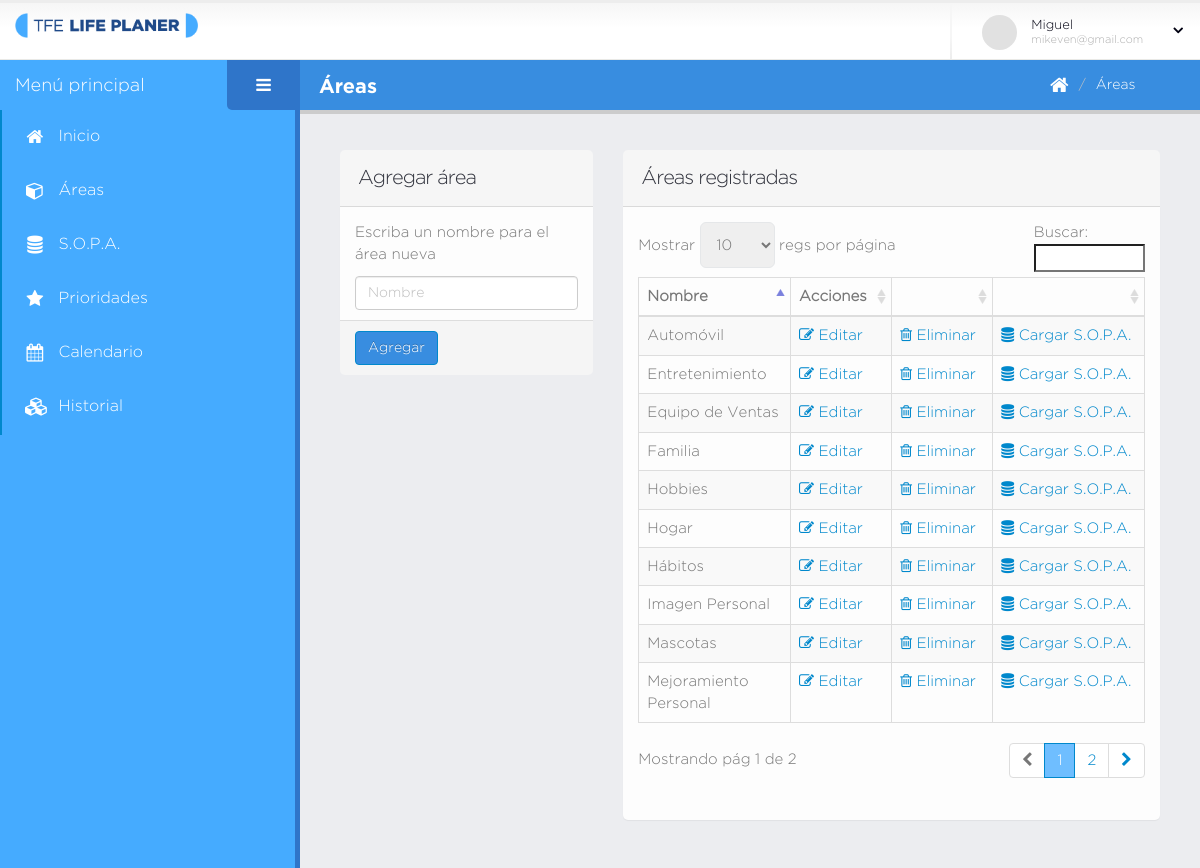
The app's page /areas.php (signed in), older data.
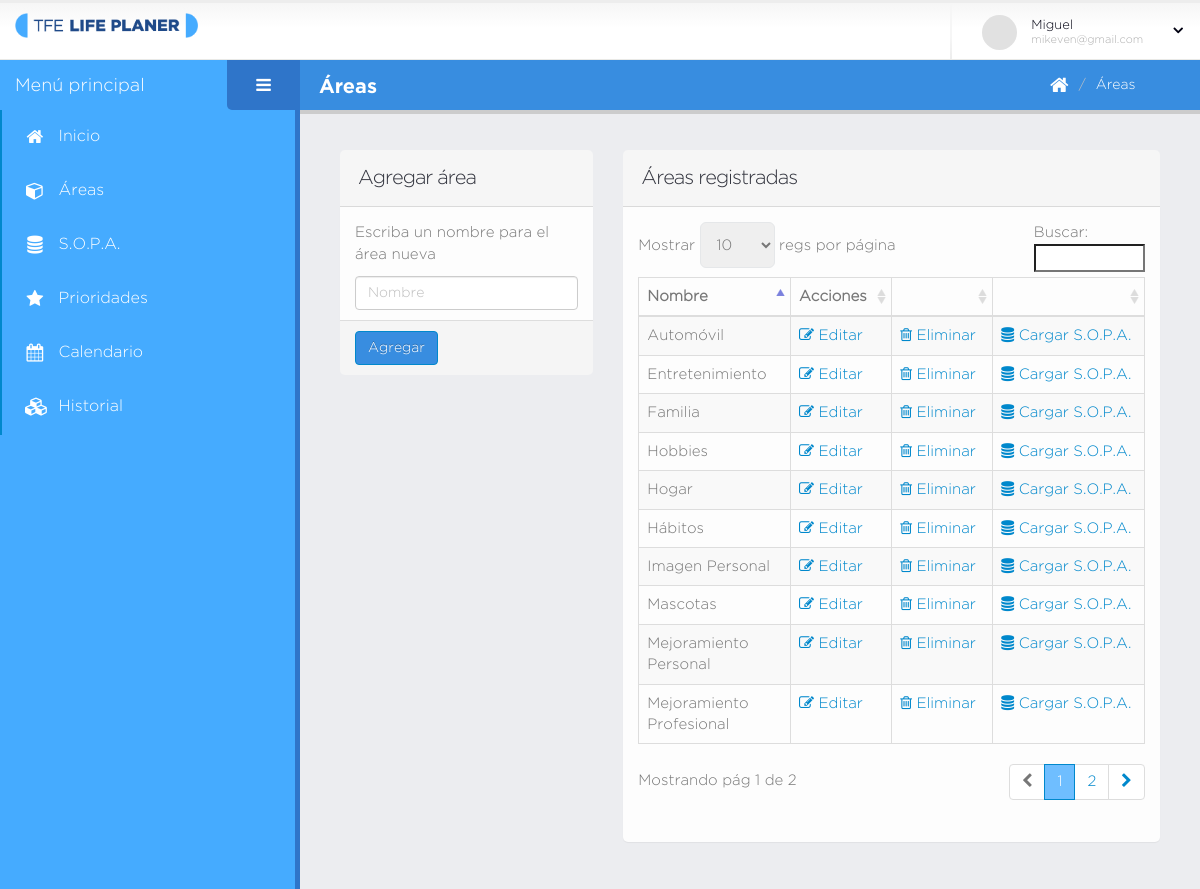
The same page, newer data.
### tables this page shows
CREATE TABLE IF NOT EXISTS `area` (
  `id` int(11) NOT NULL AUTO_INCREMENT,
  `nombre` varchar(45) NOT NULL,
  `creado` datetime DEFAULT NULL,
  `modificado` datetime DEFAULT NULL,
  `usuario_id` int(11) NOT NULL,
  PRIMARY KEY (`id`),
  KEY `usuario_id` (`usuario_id`)
);

### database/data-area.php (called while the page is built, shortened)
<?php
	function obtenerListaAreas( $dbh, $idu ){
		$q = "select * from area where usuario_id = $idu";
		return obtenerListaRegistros( mysqli_query( $dbh, $q ) );
	}
?>

### database/bd.php (called while the page is built, shortened)
<?php
	function obtenerListaRegistros( $data ){
		$lista_c = array();
		if( $data ){
			while( $c = mysqli_fetch_array( $data ) ){
				$lista_c[] = $c;
			}
		}
		return $lista_c;
	}
?>

### areas.php (the view, shortened to what this page needs)
<?php
    include( "database/bd.php" );
    include( "database/data-acceso.php" );
    include( "database/data-area.php" );
    $titulo_pagina = "Áreas";
    $idu = $_SESSION["user"]["id"];
    $areas = obtenerListaAreas( $dbh, $idu );
?>
<!doctype html>
<html class="fixed">
	<head>
		<link rel="stylesheet" href="assets/vendor/bootstrap/css/bootstrap.css" />
		<link rel="stylesheet" href="assets/vendor/font-awesome/css/font-awesome.css" />
		<link rel="stylesheet" href="assets/vendor/magnific-popup/magnific-popup.css" />
		<link rel="stylesheet" href="assets/vendor/bootstrap-datepicker/css/datepicker3.css" />
		<link rel="stylesheet" href="assets/vendor/pnotify/pnotify.custom.css" />
		<link rel="stylesheet" href="assets/vendor/select2/select2.css" />
		<link rel="stylesheet" href="assets/vendor/jquery-datatables-bs3/assets/css/datatables.css" />
		<link rel="stylesheet" href="assets/stylesheets/theme.css" />
		<link rel="stylesheet" href="assets/stylesheets/skins/default.css" />
		<link rel="stylesheet" href="assets/stylesheets/theme-custom.css">
	</head>
	<body>
		<section class="body">
			<?php include( "secciones/header.php" ); ?>
			<div class="inner-wrapper">
				<?php include( "secciones/navegacion.php" ); ?>
				<section role="main" class="content-body">
					<?php include( "secciones/titulo_pagina.php" ); ?>
					<div class="row">
						<div class="col-md-4 col-sm-6 col-xs-12">
							<section class="panel">
								<form id="frm_narea" class="form-horizontal">
									<header class="panel-heading">
										<h2 class="panel-title">Agregar área</h2>
									</header>
									<div class="panel-body">
										<p class="p_inst">Escriba un nombre para el área nueva</p>
										<div class="row form-group">
											<div class="col-lg-12">
												<input type="text" name="nombre" placeholder="Nombre" class="form-control" required>
											</div>
										</div>
									</div>
									<footer class="panel-footer">
										<button class="btn btn-primary" type="submit">Agregar</button>
									</footer>
								</form>
							</section>
						</div>
						<div class="col-md-8 col-sm-6 col-xs-12">
							<section class="panel">
								<header class="panel-heading">
									<h2 class="panel-title">Áreas registradas</h2>
								</header>
								<div id="tabla_areas" class="panel-body">
									<table id="datatable-default"
									class="table table-bordered table-striped mb-none" >
										<thead>
											<tr>
												<th width="30%">Nombre</th>
												<th width="20%">Acciones</th>
												<th width="20%"></th>
												<th width="30%"></th>
											</tr>
										</thead>
										<tbody>
											<?php foreach ( $areas as $a ) { ?>
											<tr class="gradeX">
												<td><?php echo $a["nombre"] ?></td>
												<td>
													<a href="editar-area.php?id=<?php echo $a["id"]?>">
												<i class="fa fa-edit"></i> Editar</a>
												</td>
												<td>
													<a href="#confirmar-accion"
													class="modal-sizes modal-with-zoom-anim elim_area"
													data-ida="<?php echo $a["id"] ?>">
														<i class="fa fa-trash-o"></i> Eliminar
													</a>
												</td>
												<td>
													<a href="cargar-sopa.php?id_area=<?php echo $a["id"] ?>">
														<i class="fa fa-database"></i>
														Cargar S.O.P.A.
													</a>
												</td>
											</tr>
											<?php } ?>
										</tbody>
									</table>
								</div>
							</section>
						</div>
					</div>
				</section>
			</div>
		</section>
	</body>
</html>

### secciones/header.php (shortened to what this page needs)
<?php
	$usuario = $_SESSION["user"];
?>
<header class="header">
	<div class="container_">
		<div class="logo-container">
			<a href="home.php" class="logo">
				<img src="img/logo-navbar.png" height="25" alt="TFE"/>
			</a>
		</div>
		<div class="header-right">
			<span class="separator"></span>
			<div id="userbox" class="userbox">
				<a href="#" data-toggle="dropdown">
					<figure class="profile-picture">
						<img src="assets/images/!logged-user.jpg" alt="" class="img-circle" data-lock-picture="assets/images/!logged-user.jpg" />
					</figure>
					<div class="profile-info" data-lock-name="<?php echo $usuario["nombre"]?>" data-lock-email="<?php echo $usuario["email"]?>">
						<span class="name"><?php echo $usuario["nombre"]?></span>
						<span class="role"><?php echo $usuario["email"]?></span>
					</div>
					<i class="fa custom-caret"></i>
				</a>
			</div>
		</div>
	</div>
</header>

### secciones/navegacion.php (shortened to what this page needs)
<aside id="sidebar-left" class="sidebar-left">
	<div class="sidebar-header">
		<div class="sidebar-title">
			Menú principal
		</div>
		<div class="sidebar-toggle hidden-xs" data-toggle-class="sidebar-left-collapsed" data-target="html" data-fire-event="sidebar-left-toggle">
			<i class="fa fa-bars" aria-label="Toggle sidebar"></i>
		</div>
	</div>
	<div class="nano">
		<div class="nano-content">
			<nav id="menu" class="nav-main" role="navigation">
				<ul class="nav nav-main">
					<li class="nav-active">
						<a href="home.php">
							<i class="fa fa-home" aria-hidden="true"></i>
							<span>Inicio</span>
						</a>
					</li>
					<li class="nav-active">
						<a href="areas.php">
							<i class="fa fa-cube" aria-hidden="true"></i>
							<span>Áreas</span>
						</a>
					</li>
					<li class="nav-active">
						<a href="#!">
							<i class="fa fa-database" aria-hidden="true"></i>
							<span>S.O.P.A.</span>
						</a>
					</li>
					<li class="nav-active">
						<a href="#!">
							<i class="fa fa-star" aria-hidden="true"></i>
							<span>Prioridades</span>
						</a>
					</li>
					<li class="nav-active">
						<a href="#!">
							<i class="fa fa-calendar" aria-hidden="true"></i>
							<span>Calendario</span>
						</a>
					</li>
					<li class="nav-active">
						<a href="#!">
							<i class="fa fa-cubes" aria-hidden="true"></i>
							<span>Historial</span>
						</a>
					</li>
				</ul>
			</nav>
			<hr class="separator" />
			<hr class="separator" />
		</div>
	</div>
</aside>

### secciones/titulo_pagina.php
<header class="page-header">
	<h2><?php echo $titulo_pagina; ?></h2>
	<div class="right-wrapper pull-right">
		<ol class="breadcrumbs">
			<li>
				<a href="home.php">
					<i class="fa fa-home"></i>
				</a>
			</li>
			<li><span><?php echo $titulo_pagina; ?></span></li>
		</ol>
		<a class="sidebar-right-toggle" data-open=""></a>
	</div>
</header>

### assets/stylesheets/skins/default.css (style rules this page uses)
a, .btn-link { color: #0088cc; }
body .btn-primary { color: #ffffff; text-shadow: 0 -1px 0 rgba(0, 0, 0, 0.25); background-color: #388de0; border-color: #0088cc; }
ul.nav-main > li.nav-active > a { box-shadow: 2px 0 0 #0088cc inset; }

Row changes from the older to the newer data that the page shows:
removed area: nombre "Equipo de Ventas"
now on this page (row unchanged): area: nombre "Mejoramiento Profesional"
